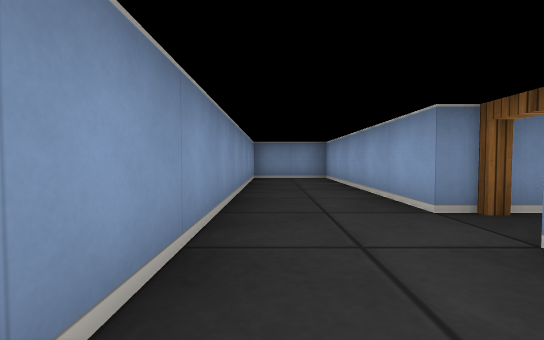
View 1 (above)

20 first-person views from a walk through a cub3D maze. The camera is about half as high as the walls, tilts 2° down and sees 90° across. The floor is counted in squares. Each view is taken from the middle of a square. On the plan, view 1 faces up. The plan holds only what a view shows up to about 9 squares ahead; the rest is blank. The place goes on beyond the plan.

View 2
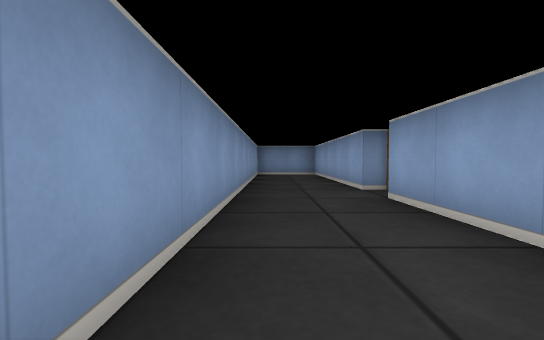

View 3
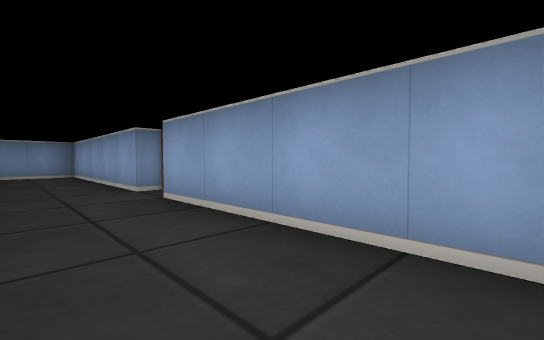

View 4
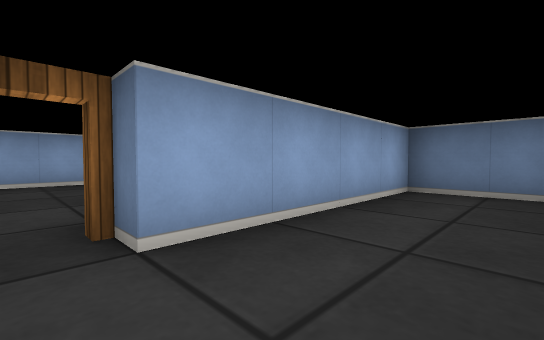

View 5
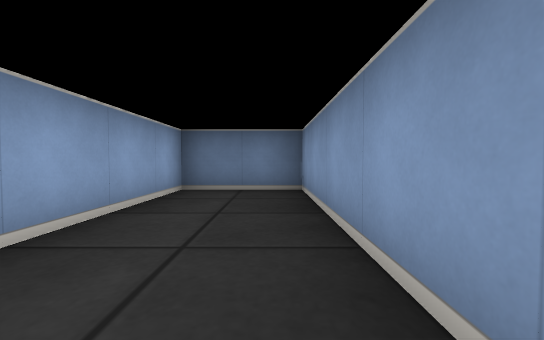

View 6
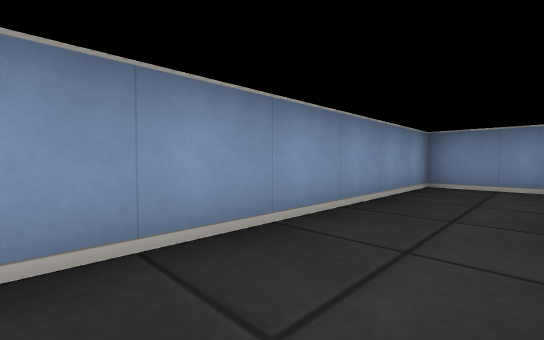

View 7
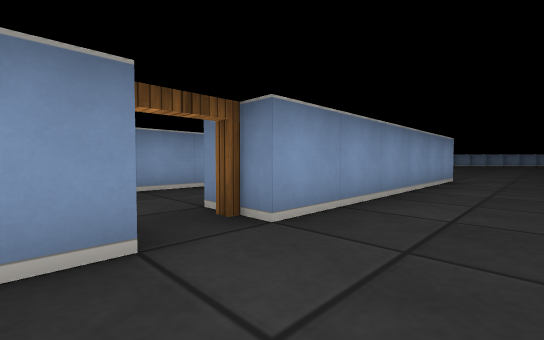

View 8
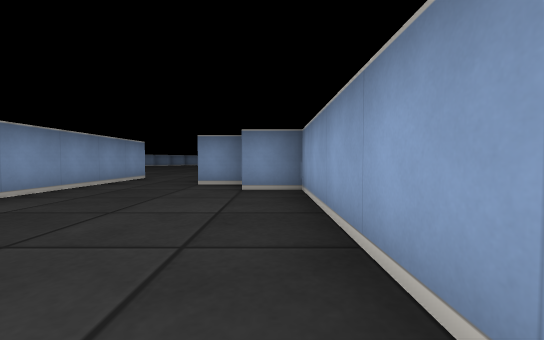

View 9
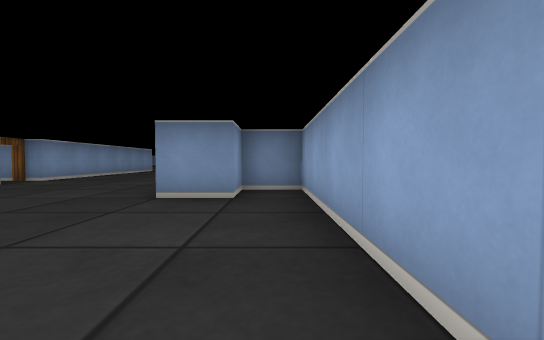

View 10
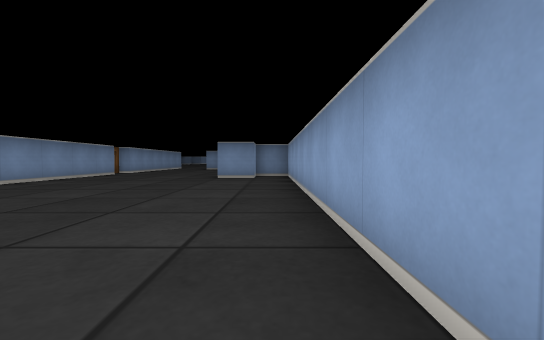

View 11
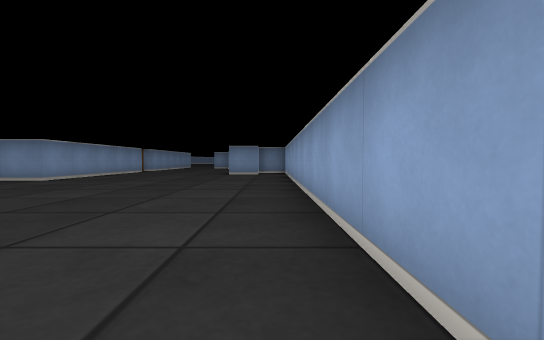

View 12
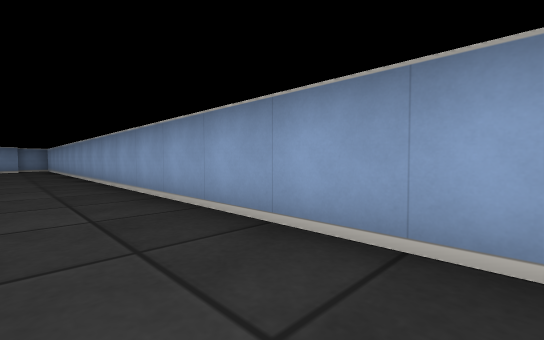

View 13
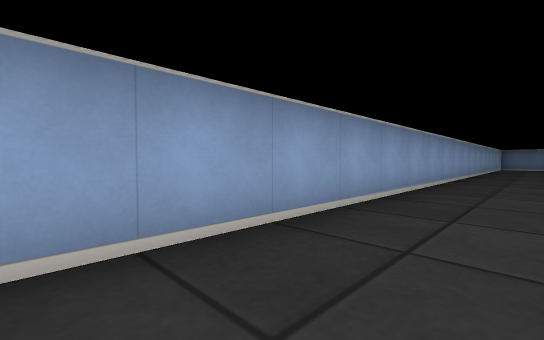

View 14
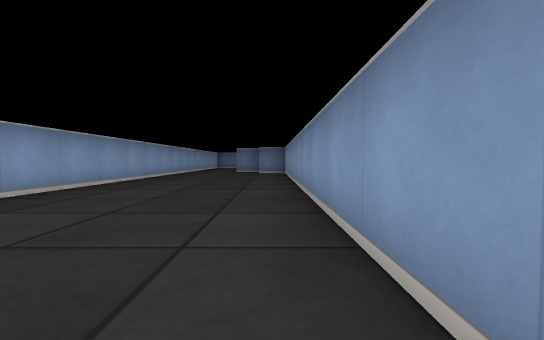

View 15
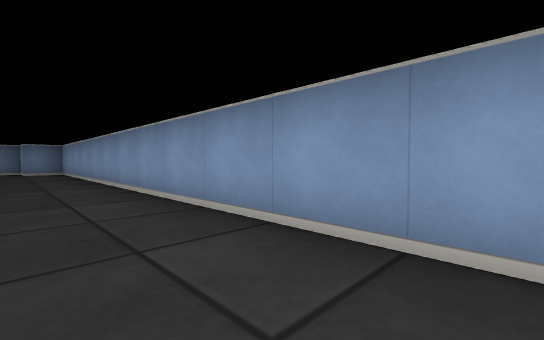

View 16
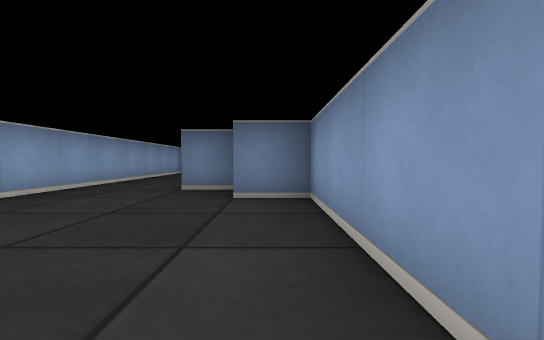

View 17
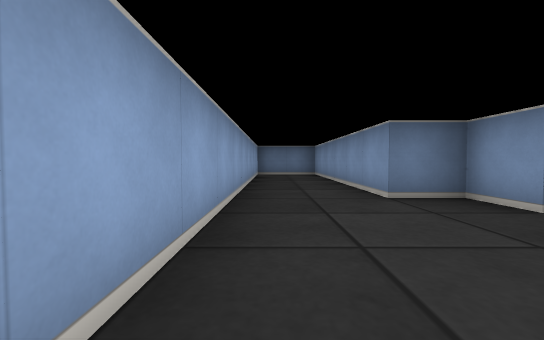

View 18
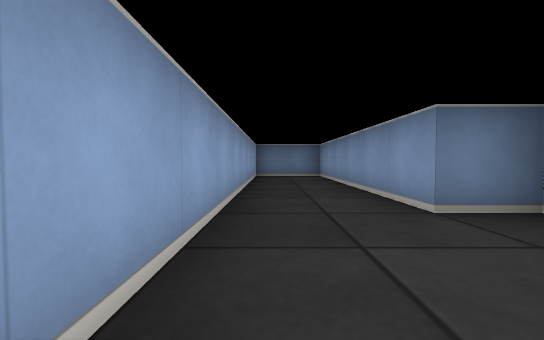

View 19
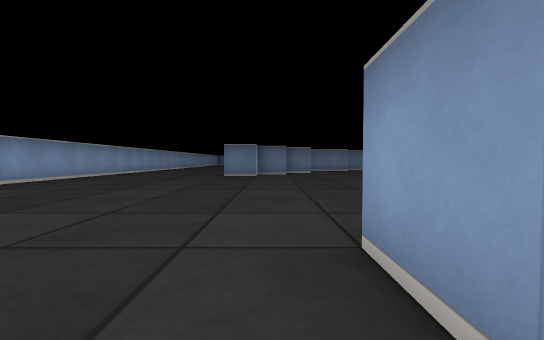

View 20
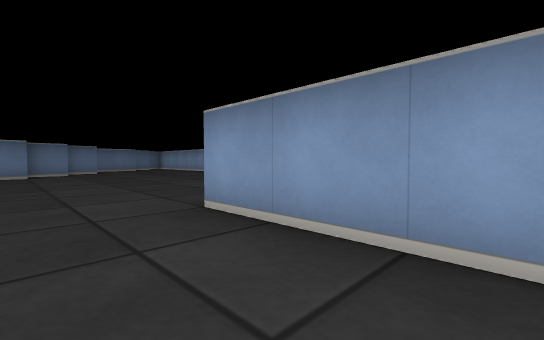

### Floor plan
Points are (right, up) in squares from view 1. A wall is a line through its corners. A room is listed if a view was taken in it or the views show most of it. See-through windows are left out.
Room 1 (views 1, 2, 3, 4, 5, 6)
walls: (1.5, 2.5) (1.5, 7.5) (-0.5, 7.5) (-0.5, -2.5) (1.5, -2.5) (1.5, 1.5)
ways out: open door at (2, 2) to room 2
Room 2 (views 7, 8, 9, 10, 11, 12, 13, 14, 15, 16, 17, 18, 19, 20)
walls: (3.4, -10.5) (4.5, -10.5); (4.5, -10.9) (4.5, -22.5) (5.5, -22.5) (5.5, -23.5) (6.5, -23.5) (6.5, -29.5) (8.5, -29.5); (2.5, -11.5) (3.5, -11.5); (6.5, 0.8) (6.5, 5.5) (5.5, 5.5); (2.5, 1.6) (2.5, -3.5) (1.5, -3.5); (2.5, 6.5) (2.5, 2.5); (5.5, 6.5) (4.5, 6.5); (8.5, -29.1) (8.5, 0.5) (7.5, 0.5) (7.5, -0.5) (6.5, -0.5)
ways out: open door at (2, 2) to room 1; opening at (3.5, 6)

Positions as (right, up) in squares from view 1, and headings:
1: (0, 0), facing up
2: (0, -2), facing up
3: (0, -2), facing up-right
4: (0, 2), facing down-right
5: (0, 2), facing down
6: (1, 2), facing up-left
7: (4, 1), facing up-left
8: (6, 1), facing up
9: (8, -4), facing up
10: (8, -8), facing up
11: (8, -10), facing up
12: (7, -15), facing up-right
13: (7, -12), facing down-right
14: (5, -12), facing down
15: (6, -11), facing down-left
16: (5, -19), facing down
17: (8, -20), facing down
18: (8, -21), facing down
19: (3, -2), facing down
20: (4, -1), facing down-left
